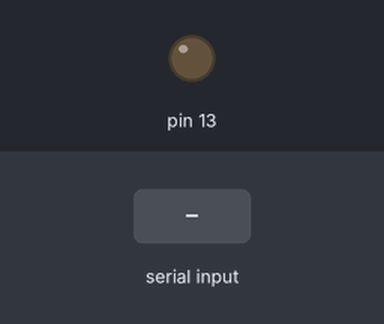
The sketch below on a simulated Arduino Uno, built with avr-gcc and run on an emulated ATmega328P. On the bench: output pins drawn as LEDs (lit = HIGH). The inputs (shaded band) are chosen by the test bench. What the sketch prints to the serial monitor is not drawn.

Above: at 1.2 s.
1.3 s: "A" received over Serial
At 2.1 s:
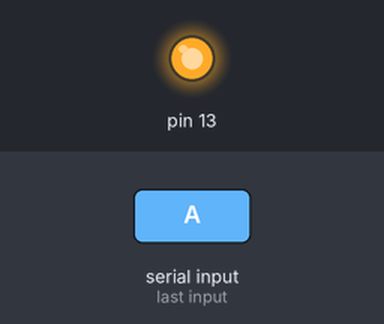
Timing chart, 0 to 4.3 s (numbered marks = the images above; inputs shaded):
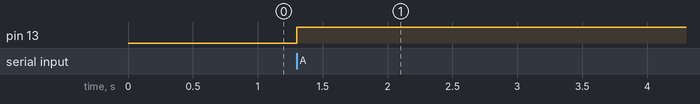

The sketch:

demo-lambda-gyro.ino
```cpp
void setup(){
  pinMode(13,OUTPUT);
  digitalWrite(13,LOW);
  Serial.begin(9600);
}

void loop(){
  delay(100);
  if(Serial.available()){
    Serial.println("success");
    while(Serial.available()){
      if(Serial.read() == 'A'){
        Serial.println(!digitalRead(13));
        Serial.println("kuay nahee");
        digitalWrite(13, !digitalRead(13));
      }
    }
  }else {
    Serial.println("failed");
  }
}
```

Measured:
- after the input at 1.3 s, pin 13: LOW → HIGH at once
